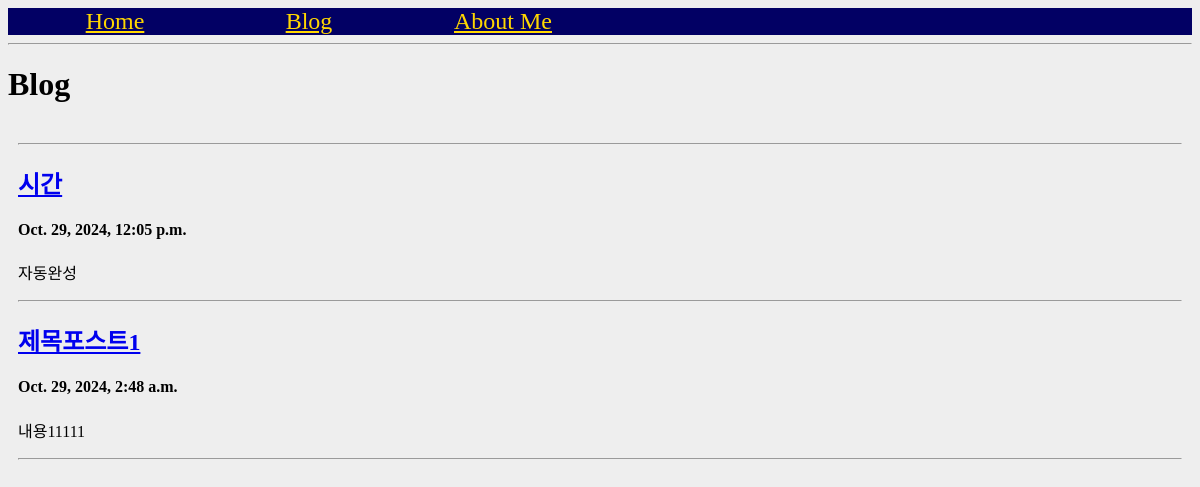
/blog/, run on an earlier commit of the app's database.
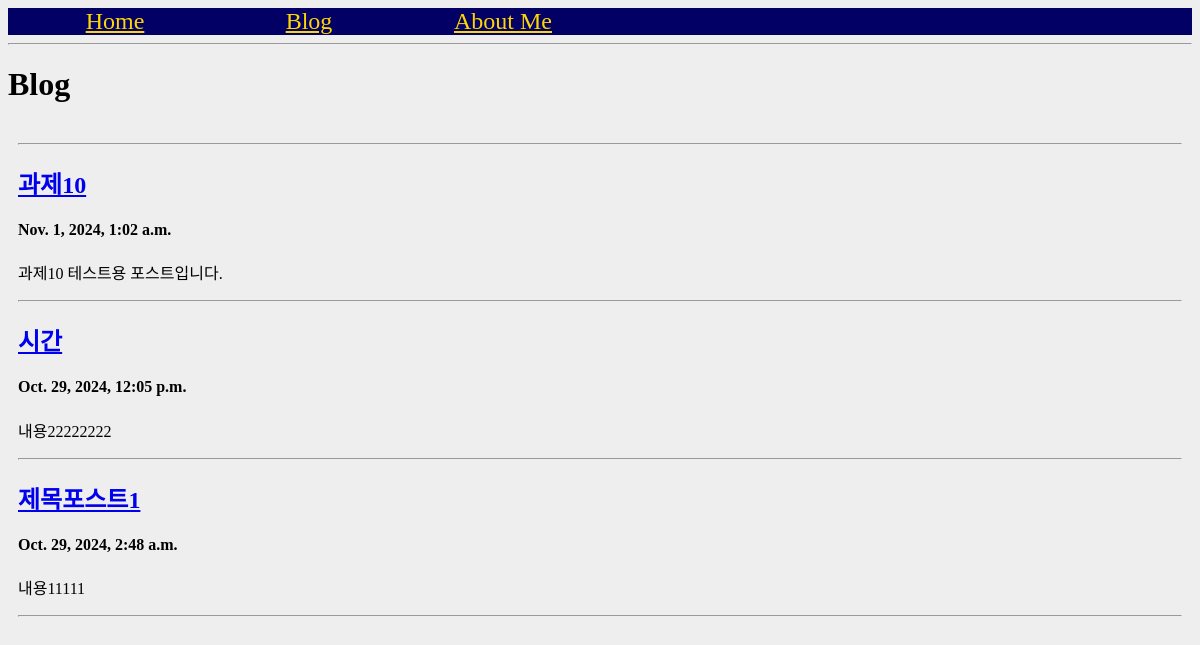
And on a later commit of the database.
### blog/models.py (models this page shows, shortened)
class Post(models.Model):
    title = models.CharField(max_length=100)    #제목 -캐릭터필드 최대 100글자
    content = models.TextField()                #제한없이 길게 쓸 수 있음
    created_at = models.DateTimeField(auto_now_add=True)    #저장 , auto~ -> 시간 자동완성?
    updated_at = models.DateTimeField(auto_now=True)
    def get_absolute_url(self):
        return f'/blog/{self.pk}/'

### blog/views.py (the view)
# urls.py: path('', views.blog_list, name='blog_list'),
def blog_list(request):
    posts = Post.objects.all().order_by('-pk')
    return render(request, 'blog/blog.html', {'title':'Blog list', 'posts': posts})

### blog/templates/blog/blog.html
{% extends './layout.html' %}
{% block content %}
<h1><strong>Blog</strong></h1>
<section>
  {% for p in posts %}
    <hr/>
    <h2><a href="{{p.get_absolute_url}}">{{p.title}}</a></h2>
    <h4>{{p.created_at}}</h4>
    <p>{{p.content}}</p>
  {% endfor %}
  <hr>
</section>
{% endblock %}

### blog/templates/blog/layout.html (shortened to what this page needs)
{% load static %}
<!DOCTYPE HTML>
<html lang="kr">
  <head>
    <link href="{% static 'blog/css/practice.css' %}" rel="stylesheet" type="text/css">
    <link href="{% static 'blog/bootstrap5.0.2/css/bootstrap-grid.css' %}" rel="stylesheet" type="text/css">
  </head>
  <body>
    <header>
      <nav>
        <div class = "container">
          <div class="row">
              <div class = "col-2">
                  <div class = "card">
                    <a href="{% url 'single_pages:landing_page' %}">Home</a>
                  </div>
              </div>
              <div class = "col-2">
                  <div class = "card">
                    <a href="{% url 'blog:blog_list' %}">Blog</a>
                  </div>
              </div>
              <div class = "col-2">
                  <div class = "card">
                    <a href="{% url 'single_pages:about_me' %}">About Me</a>
                  </div>
              </div>
          </div>
      </div>
      </nav>
      <hr>
    </header>
    <main role="main">
    {% block content %}{% endblock %}
    </main>
    <section>
    </section>
  </body>
</html>

### blog/static/blog/css/practice.css (style rules this page uses)
nav { background-color: rgb(2, 0, 100); font-size: 150%; text-align: center }
nav a { color:gold }
.card { background-color: rgb(2, 0, 100) !important; }
body { background-color: rgb(238, 238, 238) !important; }

### blog/templates/blog/layout.html (style rules this page uses)
.card { transition: transform 0.3s ease; border: none; }
section { padding: 10px; }

What changed in the data, as far as the page shows it:
added Post: title "과제10", created_at "Nov. 1, 2024, 1:02 a.m.", content "과제10 테스트용 포스트입니다."
changed Post "시간": content "자동완성" → "내용22222222"
